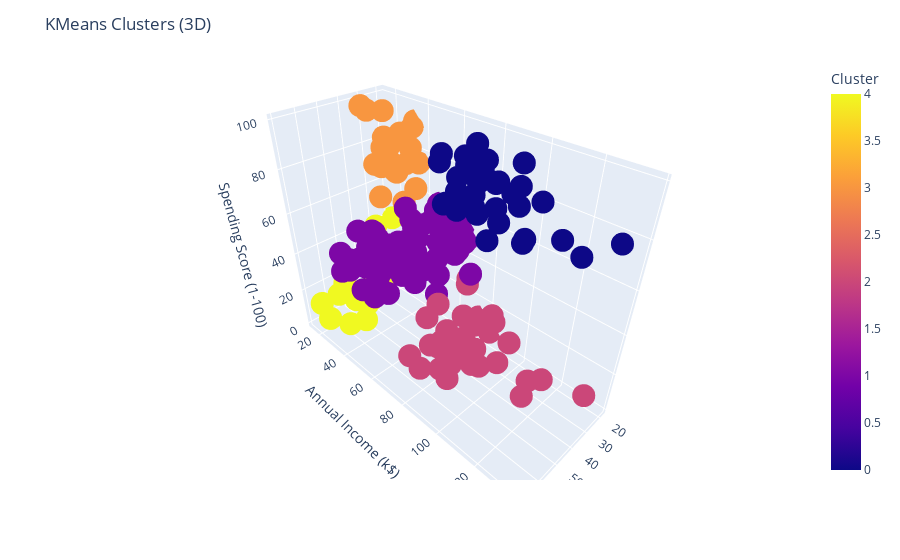

Source (notebook cell):
### Code cell
import plotly.express as px

fig = px.scatter_3d(KM5_Clust, x='Age', y='Annual Income (k$)', z='Spending Score (1-100)', color='Cluster')

fig.update_layout(title='KMeans Clusters (3D)')
fig.show()

### Figure 1 — Plotly figure (JSON) as saved in the notebook; plotly's stock layout.template omitted (floating-point values rounded to 4 significant figures; data arrays with more than 128 entries replaced by an {"elided": "..."} marker saying what was removed)
{"data": [{"hovertemplate": "Age=%{x}<br>Annual Income (k$)=%{y}<br>Spending Score (1-100)=%{z}<br>Cluster=%{marker.color}<extra></extra>", "legendgroup": "", "marker": {"color": {"elided": "200 int values"}, "coloraxis": "coloraxis", "symbol": "circle"}, "mode": "markers", "name": "", "scene": "scene", "showlegend": false, "type": "scatter3d", "x": {"elided": "200 int values"}, "y": {"elided": "200 int values"}, "z": {"elided": "200 int values"}}], "layout": {"coloraxis": {"colorbar": {"title": {"text": "Cluster"}}, "colorscale": [[0, "#0d0887"], [0.1111, "#46039f"], [0.2222, "#7201a8"], [0.3333, "#9c179e"], [0.4444, "#bd3786"], [0.5556, "#d8576b"], [0.6667, "#ed7953"], [0.7778, "#fb9f3a"], [0.8889, "#fdca26"], [1, "#f0f921"]]}, "legend": {"tracegroupgap": 0}, "margin": {"t": 60}, "scene": {"domain": {"x": [0, 1], "y": [0, 1]}, "xaxis": {"title": {"text": "Age"}}, "yaxis": {"title": {"text": "Annual Income (k$)"}}, "zaxis": {"title": {"text": "Spending Score (1-100)"}}}, "title": {"text": "KMeans Clusters (3D)"}}}
